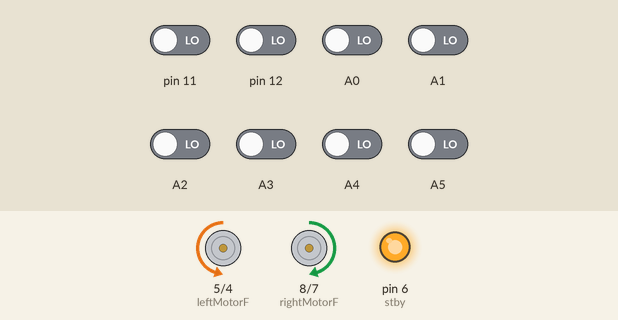
A sketch run on a simulated Arduino Uno, built with avr-gcc and run on an emulated ATmega328P. Shown: motor-driver pin pairs drawn as motors (green arrow = first pin HIGH = forward, orange = second pin HIGH = backward, longer = more drive, scaled by the enable pin, stopped while the standby pin is LOW), output pins drawn as LEDs (lit = HIGH). The inputs (shaded band) are chosen by the test bench; at power-on: A0–5, pin 11, pin 12 LOW.

Above: at 5.7 s.
5.8 s: A1 driven HIGH
At 7.0 s:
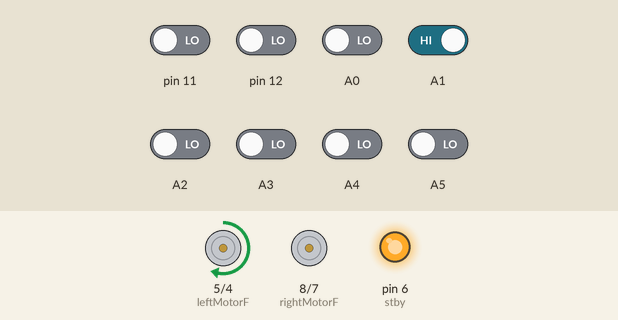
7.3 s: A5 driven HIGH
At 7.43 s:
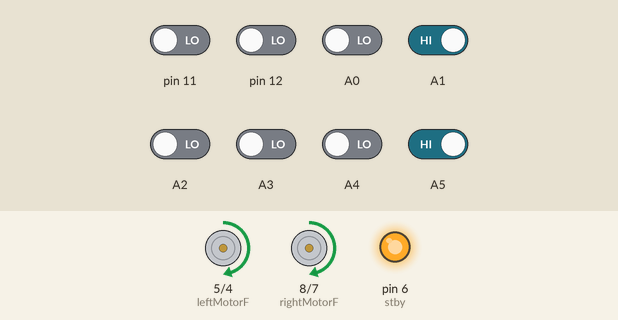
10.3 s: A5 driven LOW
11.9 s: pin 12 driven HIGH
At 13.0 s:
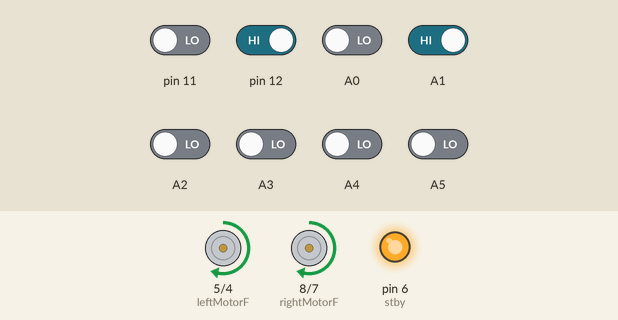
13.4 s: pin 11 driven HIGH
14.9 s: A4 driven HIGH
Timing chart, 0 to 17.4 s (numbered marks = the images above; inputs shaded):
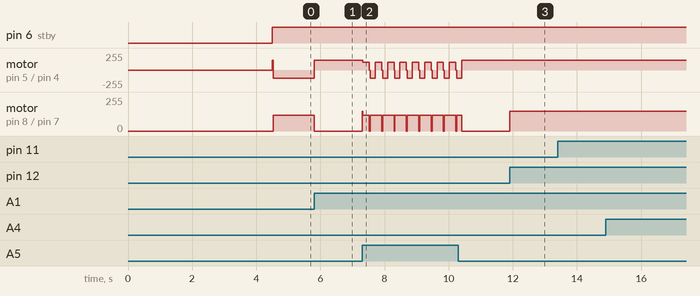

Measured:
- after the input at 5.8 s, motor on pin 5 (leftMotorF) / pin 4 (leftMotorB): backward 120/255 → forward 150/255 at once; motor on pin 8 (rightMotorF) / pin 7 (rightMotorB): forward 120/255 → stopped at once
- after the input at 7.3 s, motor on pin 5 (leftMotorF) / pin 4 (leftMotorB): forward 150/255 → forward 120/255 at once, then repeats every 0.39 s: stopped 0.03 s, backward 120/255 0.16 s, forward 120/255 0.20 s
- after the input at 11.9 s, motor on pin 8 (rightMotorF) / pin 7 (rightMotorB): stopped → forward 150/255 at once

The sketch:

final_run.ino
```cpp
#include <QTRSensors.h>

#define rightMotorF 8
#define rightMotorB 7
#define rightMotorPWM 9
#define leftMotorF 5
#define leftMotorB 4
#define leftMotorPWM 3
#define stby 6
int count = 0;
int count_blank = 0;
int a = 150;
int b = 120;

QTRSensorsRC qtr((unsigned char[]) {A0, 11, A1, A2, A3, A4, 12, A5}, 8, 2500);

void setup()
{
  pinMode(rightMotorF, OUTPUT);
  pinMode(rightMotorB, OUTPUT);
  pinMode(rightMotorPWM, OUTPUT);
  pinMode(leftMotorF, OUTPUT);
  pinMode(leftMotorB, OUTPUT);
  pinMode(leftMotorPWM, OUTPUT);
  pinMode(stby,OUTPUT);
  Serial.begin(9600);
  for (int i = 0; i < 100; i++)  // make the calibration take about 5 seconds
  {
    qtr.calibrate();
    delay(20);
  }
}

int lastError = 0;
float kp = 0.12;  // 0.08 // for small = 0.1
float kd = 1; // 1.0   // for small = 1.7
float ki = 0;
int integral = 0;
int derivative = 0;
int error, power_difference;

void loop()
{
  unsigned int sensors[8];

  int position = qtr.readLine(sensors, QTR_EMITTERS_ON);

  error = 3500 - int(position);
  integral += error;
  derivative = error - lastError;
  power_difference = kp * error + ki * integral + kd * derivative;
  lastError = error;
  //Serial.println(power_difference);
  /*
  for(int i = 0; i<8; i++){
    Serial.print(sensors[i]);
    Serial.print("         ");
  }
  Serial.println();
  */


  const int maximum = a;

  if (power_difference > maximum)
    power_difference = maximum;
  if (power_difference < -maximum)
    power_difference = -maximum;

  if (power_difference < 0) {
    digitalWrite(rightMotorF, HIGH);
    digitalWrite(rightMotorB, LOW);
    analogWrite(rightMotorPWM, maximum);
    digitalWrite(leftMotorF, HIGH);
    digitalWrite(leftMotorB, LOW);
    analogWrite(leftMotorPWM, maximum + power_difference);
    digitalWrite(stby,HIGH);
  }
  else {
    digitalWrite(rightMotorF, HIGH);
    digitalWrite(rightMotorB, LOW);
    analogWrite(rightMotorPWM, maximum - power_difference);
    digitalWrite(leftMotorF, HIGH);
    digitalWrite(leftMotorB, LOW);
    analogWrite(leftMotorPWM, maximum);
    digitalWrite(stby,HIGH);
  }

  if(sensors[7] > 700){
    count+=1;
  }
  else count = 0;

  if(count > 8){
    digitalWrite(rightMotorF, HIGH);
    digitalWrite(rightMotorB, LOW);
    analogWrite(rightMotorPWM,b);
    digitalWrite(leftMotorF, HIGH);
    digitalWrite(leftMotorB, LOW);
    analogWrite(leftMotorPWM, b);
    digitalWrite(stby,HIGH);
    delay(200);
    digitalWrite(rightMotorF, HIGH);
    digitalWrite(rightMotorB, LOW);
    analogWrite(rightMotorPWM,0);
    digitalWrite(leftMotorF, HIGH);
    digitalWrite(leftMotorB, LOW);
    analogWrite(leftMotorPWM, 0);
    digitalWrite(stby,HIGH);
    delay(30);
    digitalWrite(rightMotorF, HIGH);
    digitalWrite(rightMotorB, LOW);
    analogWrite(rightMotorPWM, b);
    digitalWrite(leftMotorF, LOW);
    digitalWrite(leftMotorB, HIGH);
    analogWrite(leftMotorPWM, b);
    digitalWrite(stby,HIGH);
    delay(150);
    do{
    int position = qtr.readLine(sensors, QTR_EMITTERS_ON, 1);
    digitalWrite(rightMotorF, HIGH);
    digitalWrite(rightMotorB, LOW);
    analogWrite(rightMotorPWM, b);
    digitalWrite(leftMotorF, LOW);
    digitalWrite(leftMotorB, HIGH);
    analogWrite(leftMotorPWM, b);
    digitalWrite(stby,HIGH);
    }
    while(sensors[2] < 700);

  }
  if(sensors[1] < 300 && sensors[2] < 300 && sensors[3] < 300 && sensors[4] < 300 && sensors[5] < 300 && sensors[6] < 300){
    count_blank+=1;
  }
  else count_blank = 0;

  if(count_blank > 10){
   digitalWrite(rightMotorF, HIGH);
    digitalWrite(rightMotorB, LOW);
    analogWrite(rightMotorPWM, b);
    digitalWrite(leftMotorF, LOW);
    digitalWrite(leftMotorB, HIGH);
    analogWrite(leftMotorPWM, b);
    digitalWrite(stby,HIGH);
    delay(200);
    do{
    int position = qtr.readLine(sensors, QTR_EMITTERS_ON, 1);
    digitalWrite(rightMotorF, HIGH);
    digitalWrite(rightMotorB, LOW);
    analogWrite(rightMotorPWM, b);
    digitalWrite(leftMotorF, LOW);
    digitalWrite(leftMotorB, HIGH);
    analogWrite(leftMotorPWM, b);
    digitalWrite(stby,HIGH);
    }
    while(sensors[2] < 700);
}
}
```
